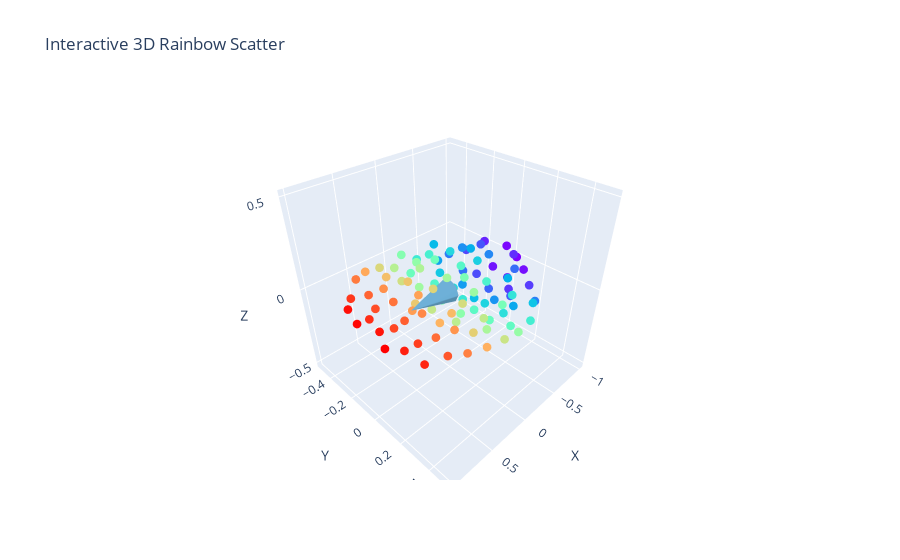

This figure's notebook cell:
### Code cell
idx = 300
specific_fish = small_fishes[idx]
dir_vec = get_fish_forward_vector(specific_fish)  #
visualize_direction_vec_w_fish(specific_fish, dir_vec)
